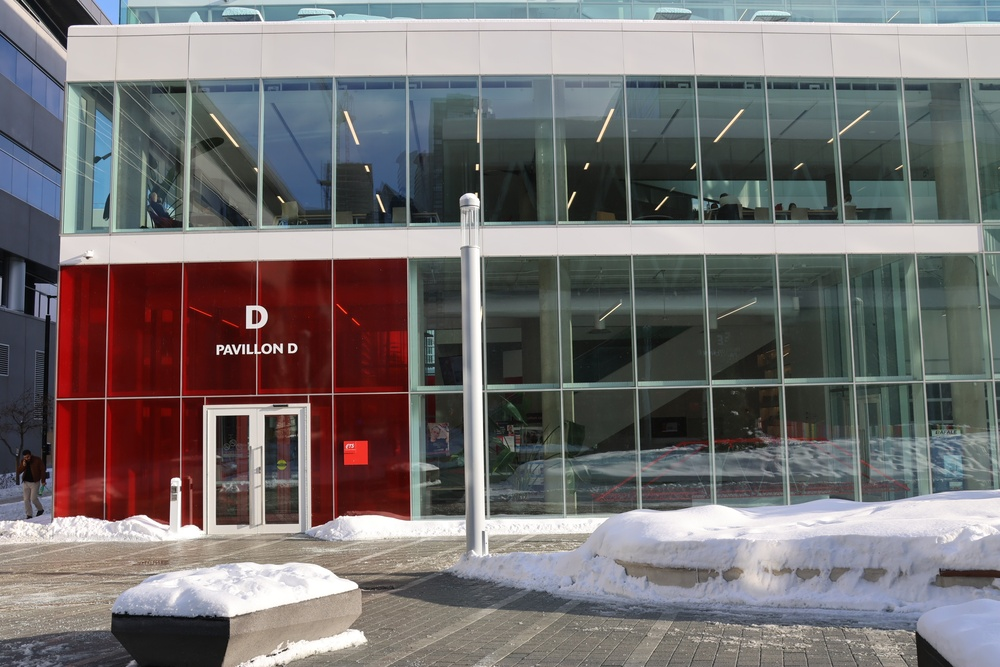
#> input picture Images/3/1.JPG, 1000 x 667 px, shrunk from 2400 x 1600 before the run, found by its file name
$ python features_matching.py
#> lines starting #> are read from the running program, lines starting #| are printed output that depends on the picture
import cv2

# read the images
img1 = cv2.imread('images_1/1/1.jpg')
#> img1 is the input picture: shape (667, 1000, 3); mean B, G, R 113.4, 112.9, 116.9
img2 = cv2.imread('images_1/1/2.jpg')
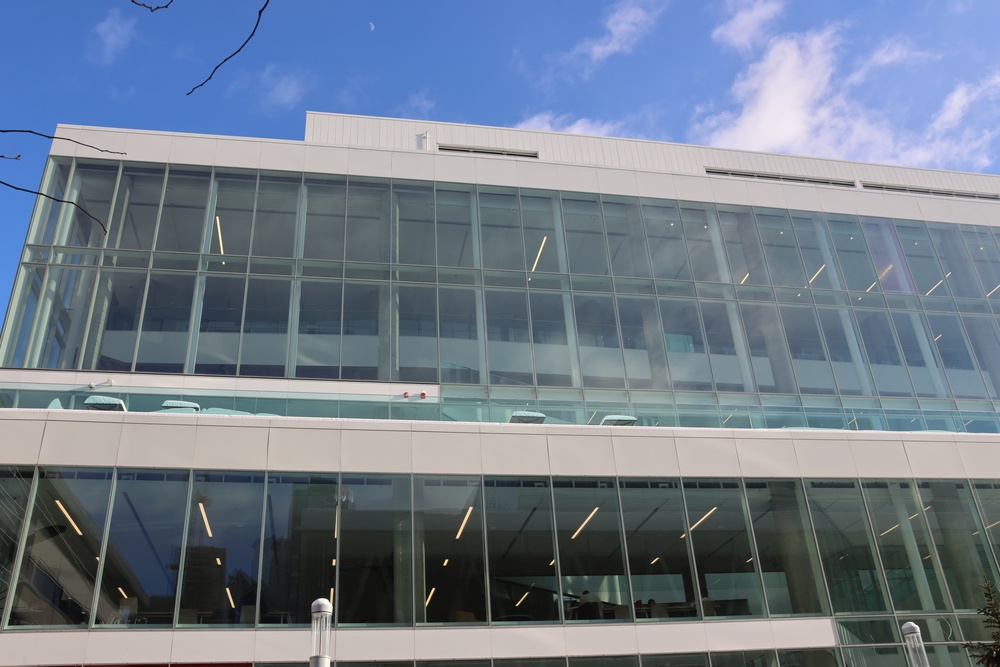
#> input picture Images/3/2.JPG, 1000 x 667 px, shrunk from 2400 x 1600 before the run, found by its file name
#> img2 is the input picture: shape (667, 1000, 3); mean B, G, R 139.9, 124.7, 112.5

# Convert images to grayscale
img1 = cv2.cvtColor(img1, cv2.COLOR_BGR2GRAY)
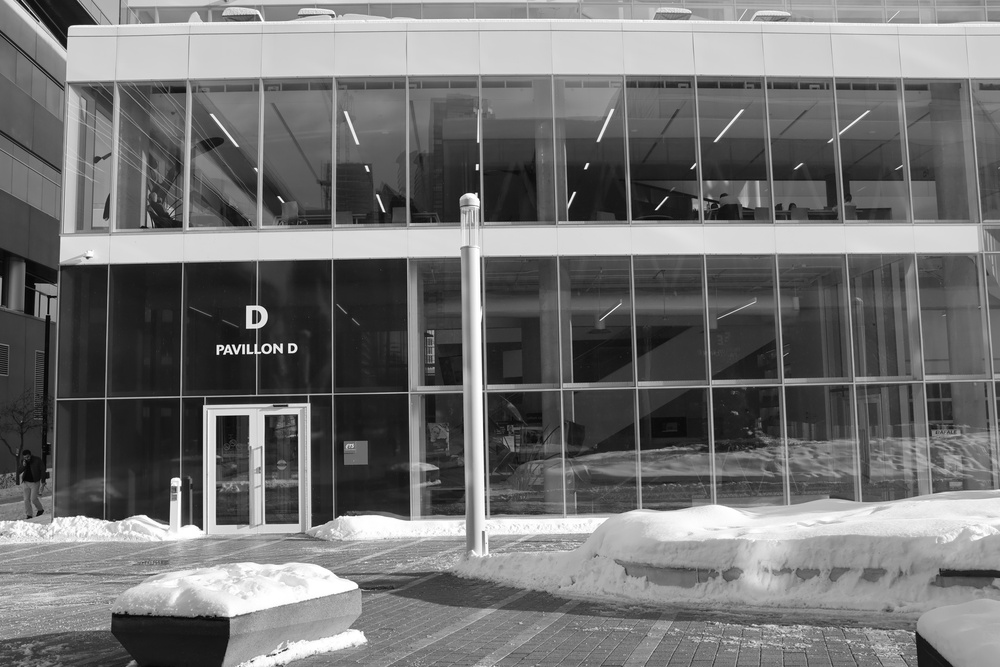
#> img1: shape (667, 1000); min 1, max 255, mean 114.2
img2 = cv2.cvtColor(img2, cv2.COLOR_BGR2GRAY)
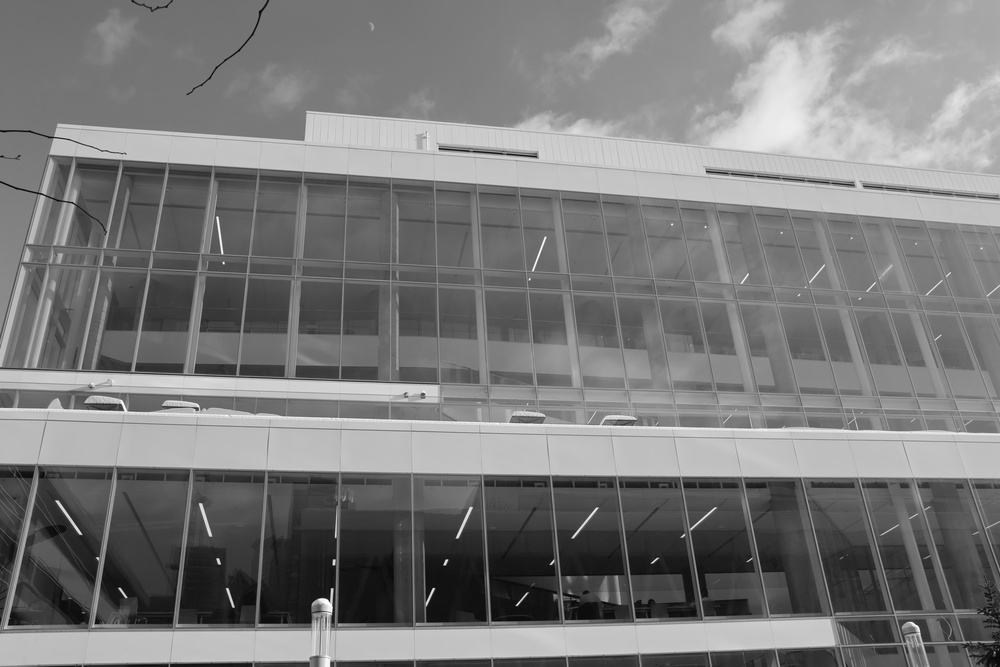
#> img2: shape (667, 1000); min 3, max 254, mean 122.8

# Create SIFT object
sift = cv2.SIFT_create()

# Detect SIFT features in both images
kp1, des1 = sift.detectAndCompute(img1,None)
#> kp1 = 2591 keypoints; strongest (x, y, size): (233, 346, 1.9), (292, 348, 2.6), (218, 353, 2), (266, 348, 3)
kp2, des2 = sift.detectAndCompute(img2,None)
#> kp2 = 1014 keypoints; strongest (x, y, size): (433, 589, 2), (445, 564, 2.1), (446, 561, 2.2), (332, 589, 2)
print('End descriptors')
# Create feature matcher
bf = cv2.BFMatcher(cv2.NORM_L2, crossCheck=True)
# Match descriptors of both images
matches = bf.match(des1,des2)
#> matches = 418 matches
print('End matches')
# Sort matches by distance
matches = sorted(matches, key = lambda x:x.distance)
print('Start drawing')
# Draw first 50 matches
matched_img = cv2.drawMatches(img1,kp1,img2,kp2,matches[:50],None,flags=2)
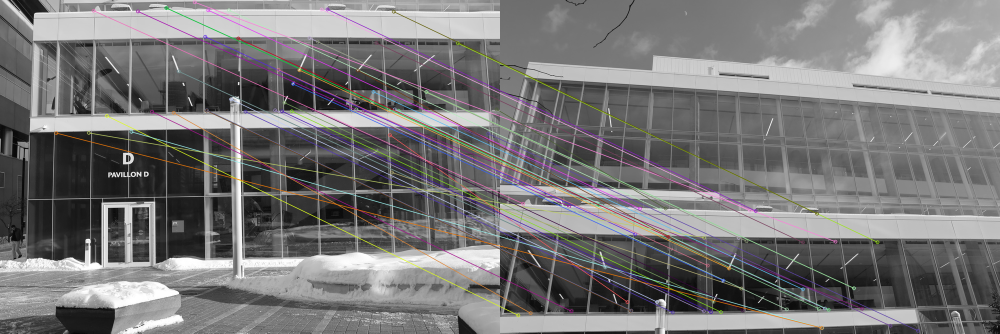
#> matched_img: shape (667, 2000, 3) (shown at 1/2 size); mean of channels 0, 1, 2 119.9, 119.4, 120.5; drawn as B, G, R
print('Start showing')
# Show the image
cv2.imshow('image', matched_img)
print('Start saving')
# Save the image
cv2.imwrite('images_1/1/features_matching.jpg', matched_img)
print("Waiting...")
cv2.waitKey(0)
cv2.destroyAllWindows()
